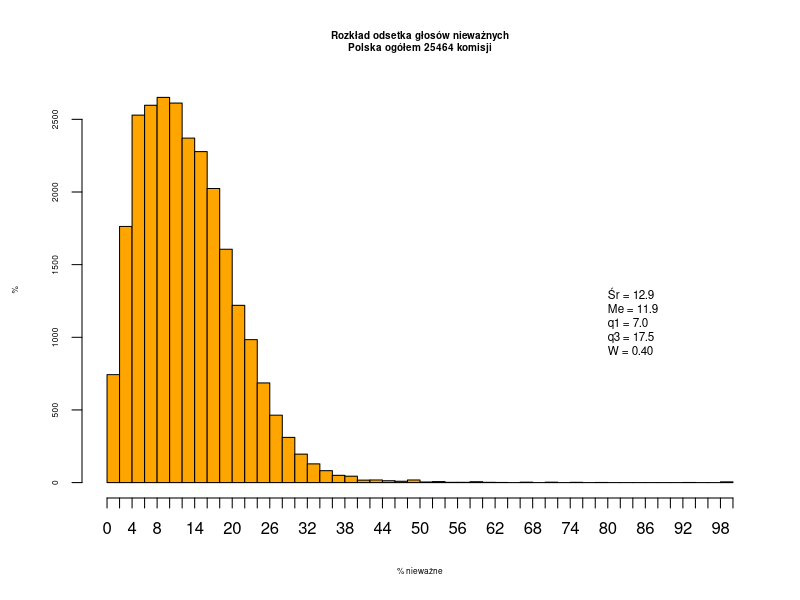
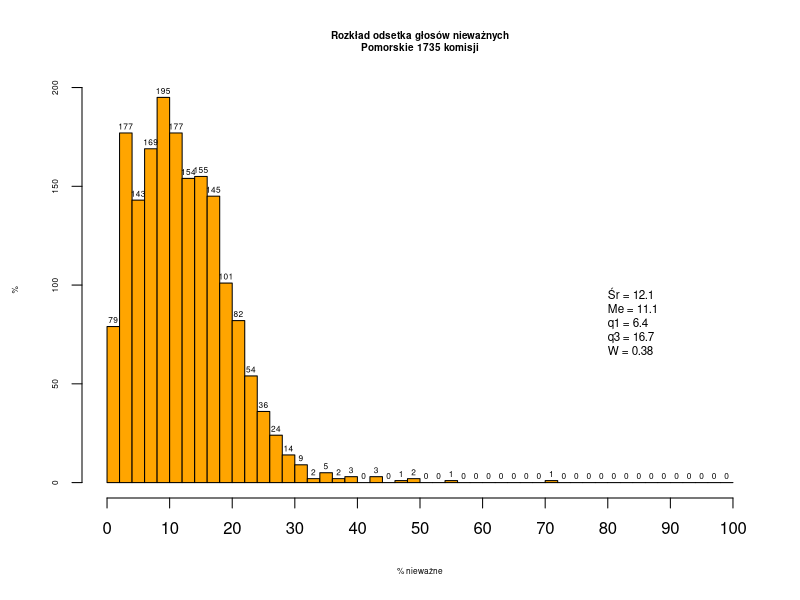
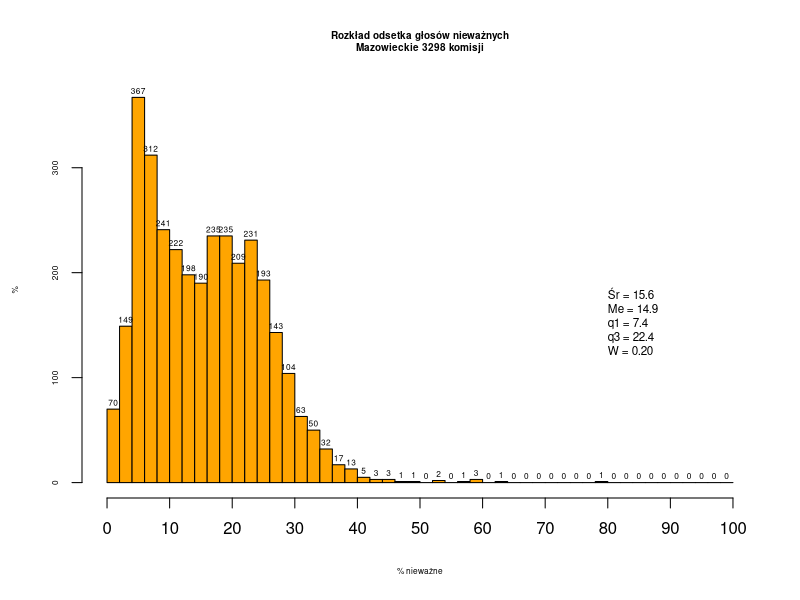

Write R code to recreate these figures, in order.
#!/usr/bin/Rscript
# Skrypt wykreśla histogramy dla danych z pliku ws2014_komisje.csv
# (więcej: https://github.com/hrpunio/Data/tree/master/ws2014_pobranie_2018)
#
par(ps=6,cex=1,cex.axis=1,cex.lab=1,cex.main=1.2)
komisje <- read.csv("ws2010_komisje.csv", sep = ';',
       header=T, na.string="NA");

komisje$ogn <- komisje$lgnw  / (komisje$lgw + komisje$lgnw) * 100;

summary(komisje$lgnw); fivenum(komisje$lgnw);
sX <- summary(komisje$ogn);
sF <- fivenum(komisje$ogn);
sV <- sd(komisje$ogn, na.rm=TRUE)
skewness <- 3 * (sX[["Mean"]] - sX[["Median"]])/sV

summary_label <- sprintf ("Śr = %.1f\nMe = %.1f\nq1 = %.1f\nq3 = %.1f\nW = %.2f", 
  sX[["Mean"]], sX[["Median"]], sX[["1st Qu."]], sX[["3rd Qu."]], skewness)

## ##
kpN <- seq(0, 100, by=2);
kpX <- c(0, 10,20,30,40,50,60,70,80,90, 100);
nn <- nrow(komisje)

h <- hist(komisje$ogn, breaks=kpN, freq=TRUE,
   col="orange", main=sprintf ("Rozkład odsetka głosów nieważnych\nPolska ogółem %i komisji", nn), 
   ylab="%", xlab="% nieważne", labels=F, xaxt='n' )
   axis(side=1, at=kpN, cex.axis=2, cex.lab=2)
   posX <- .5 * max(h$counts)
text(80, posX, summary_label, cex=1.4, adj=c(0,1))

## ## terytP = teryt powiatu
komisje$woj <- substr(komisje$terytP, start=1, stop=2)

komisjeW <- subset (komisje, woj == "22"); ## pomorskie
nn <- nrow(komisjeW)
sX <- summary(komisjeW$ogn); sF <- fivenum(komisjeW$ogn);
sV <- sd(komisjeW$ogn, na.rm=TRUE)
skewness <- 3 * (sX[["Mean"]] - sX[["Median"]])/sV

summary_label <- sprintf ("Śr = %.1f\nMe = %.1f\nq1 = %.1f\nq3 = %.1f\nW = %.2f", 
  sX[["Mean"]], sX[["Median"]], sX[["1st Qu."]], sX[["3rd Qu."]], skewness)

h <- hist(komisjeW$ogn, breaks=kpN, freq=TRUE,
   col="orange", main=sprintf("Rozkład odsetka głosów nieważnych\nPomorskie %i komisji", nn), 
   ylab="%", xlab="% nieważne", labels=T, xaxt='n' )
   axis(side=1, at=kpX, cex.axis=2, cex.lab=2)
   posX <- .5 * max(h$counts)
text(80, posX, summary_label, cex=1.4, adj=c(0,1))

komisjeW <- subset (komisje, woj == "14"); ## mazowieckie
nn <- nrow(komisjeW)
sX <- summary(komisjeW$ogn); sF <- fivenum(komisjeW$ogn);
sV <- sd(komisjeW$ogn, na.rm=TRUE)
skewness <- 3 * (sX[["Mean"]] - sX[["Median"]])/sV

summary_label <- sprintf ("Śr = %.1f\nMe = %.1f\nq1 = %.1f\nq3 = %.1f\nW = %.2f", 
  sX[["Mean"]], sX[["Median"]], sX[["1st Qu."]], sX[["3rd Qu."]], skewness)

h <- hist(komisjeW$ogn, breaks=kpN, freq=TRUE,
   col="orange", main=sprintf("Rozkład odsetka głosów nieważnych\nMazowieckie %i komisji", nn), 
   ylab="%", xlab="% nieważne", labels=T, xaxt='n' )
   axis(side=1, at=kpX, cex.axis=2, cex.lab=2)
   posX <- .5 * max(h$counts)
text(80, posX, summary_label, cex=1.4, adj=c(0,1))
